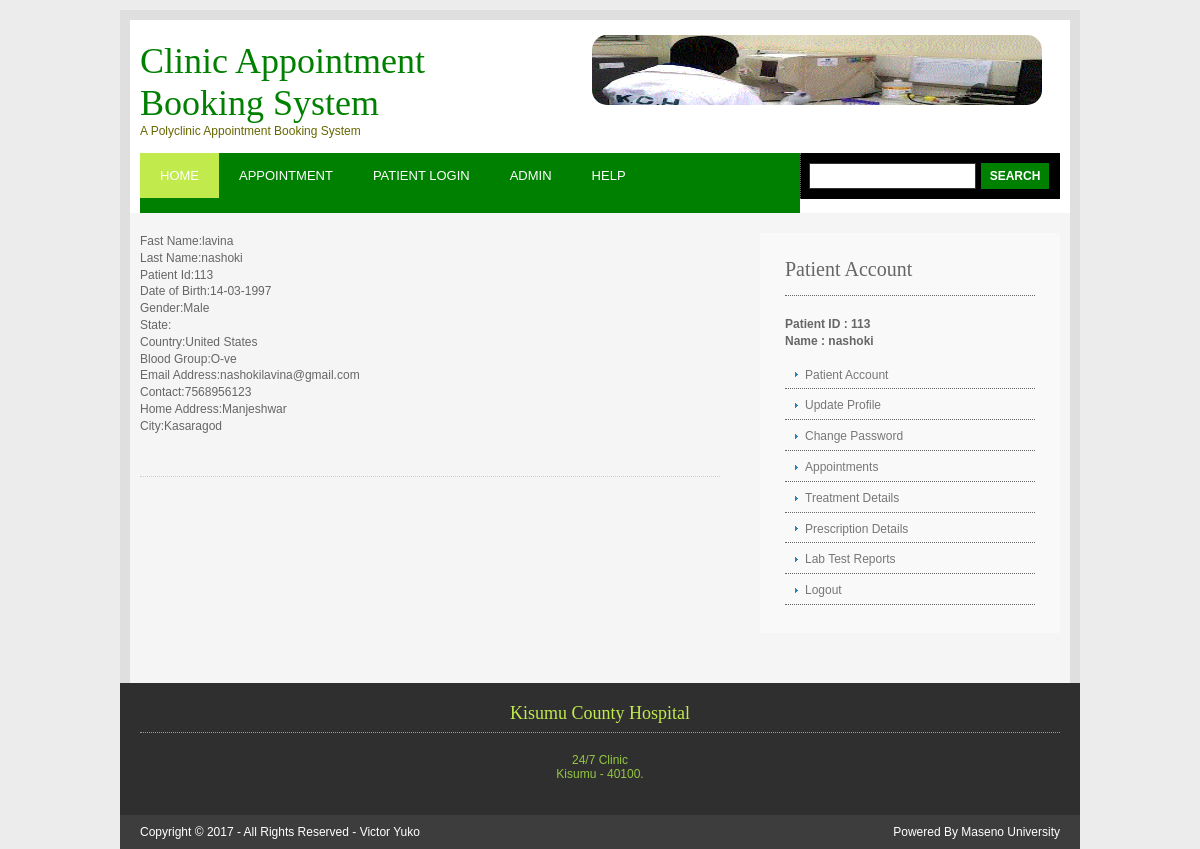
/patientaccount.php (signed in), run on the app's committed database.
### tables this page shows
CREATE TABLE IF NOT EXISTS `patient` (
  `patid` bigint(4) NOT NULL AUTO_INCREMENT,
  `patfname` varchar(25) NOT NULL,
  `patlname` varchar(25) NOT NULL,
  `password` varchar(25) NOT NULL,
  `dob` date NOT NULL,
  `gender` varchar(10) NOT NULL,
  `emailid` varchar(50) NOT NULL,
  `contactno` varchar(25) NOT NULL,
  `address` varchar(100) NOT NULL,
  `city` varchar(50) NOT NULL,
  `state` varchar(50) NOT NULL,
  `country` varchar(50) NOT NULL,
  `bloodgroup` varchar(25) NOT NULL,
  `status` varchar(25) NOT NULL,
  PRIMARY KEY (`patid`),
  UNIQUE KEY `emailid` (`emailid`),
  UNIQUE KEY `contactno` (`contactno`)
);

### patientaccount.php (the view, shortened to what this page needs)
<?php
include("header.php");
include("validation/header.php");
include("functions/patient.php");
?>
<?php include("menu.php");
?>
<div id="container">
  <div class="wrapper">
    <div id="content">
 <?php
 $resultpatientrec = $con->query("SELECT * FROM patient WHERE patid ='$_SESSION[patid]'");
while($row = mysqli_fetch_array($resultpatientrec))
  {
 echo "Fast Name:".$fname = $row["patfname"]."<br>";
 echo "Last Name:".$lname = $row["patlname"]."<br>";
 echo "Patient Id:".$patid= $row["patid"]."<br>";
 echo "Date of Birth:".$dob = date("d-m-Y", strtotime($row["dob"])). "<br>";
 echo "Gender:".$gender = $row["gender"]."<br>";
  echo "State:".$County = $row["county"]."<br>";
  echo "Country:".$country = $row["country"]."<br>";
  echo "Blood Group:".$bloodgroup = $row["bloodgroup"]."<br>";
 echo "Email Address:".$emailid = $row["emailid"]."<br>";
 echo "Contact:".$contactno = $row["contactno"]."<br>";
 echo "Home Address:".$address = $row["address"]."<br>";
 echo "City:".$city = $row["city"]."<br>";
 echo $status = $row["status"]."<br>";
  }
  ?>
<h2>&nbsp;</h2>
    </div>
    <?php include("sidemenupatient.php"); ?>
    <br class="clear" />
  </div>
</div>
<?php
include("footer.php");
?>
<?php
include("copyright.php");
?>

### header.php (shortened to what this page needs)
<!DOCTYPE html PUBLIC "-//W3C//DTD XHTML 1.0 Transitional//EN" "http://www.w3.org/TR/xhtml1/DTD/xhtml1-transitional.dtd">
<html xmlns="http://www.w3.org/1999/xhtml" xml:lang="EN" lang="EN" dir="ltr">
<head profile="http://gmpg.org/xfn/11">
<link rel="stylesheet" href="styles/layout.css" type="text/css" />
</head>
<body id="top">
<div id="header">
  <div class="wrapper">
    <div class="fl_left">
      <h1><a href="index.php" >Clinic Appointment Booking System</a></h1>
      <p>A Polyclinic Appointment Booking System</p>
    </div>
    <div class="fl_right"> <img src="images/fsp.gif" alt="" style="height:70px;width:450px;border-radius:15px;float:left"/> </div>
    <br class="clear" />
  </div>
</div>

### validation/header.php (shortened to what this page needs)
<link rel="stylesheet" href="validation/css/validationEngine.jquery.css" type="text/css"/>
<link rel="stylesheet" href="validation/css/template.css" type="text/css"/>

### menu.php (shortened to what this page needs)
<div id="topbar">
  <div class="wrapper">
    <div id="topnav">
      <ul>
        <li class="active"><a href="index.php">HOME</a></li>
        <li><a href="appointment.php">APPOINTMENT</a></li>
        <li><a href="makeappoint.php">PATIENT LOGIN</a></li>
		<li><a href="adminaccount.php">ADMIN</a></li>
        <li><a href="help.php">HELP</a></li>
         <li><a href="#"></a></li>
        <li><a href="#"></a></li>
        <li><a href="#"></a></li>
        <li><a href="#"></a></li>
         <li><a href="#"></a></li>
       <li><a href="#"></a></li>
      </ul>
    </div>
    <div id="search">
      <form action="http://www.google.co.in" id="cse-search-box">
        <fieldset>
          <input  name="q" size="20"  type="text" />
          <input type="submit" name="go" id="go" value="Search" />
        </fieldset>
      </form>
    </div>
    <br class="clear" />
  </div>
</div>

### sidemenupatient.php
<?php
if(isset($_SESSION["patid"]))
{
?>
<div id="column">
      <div class="subnav">
        <h2>Patient Account </h2>
        <p><strong>Patient ID : <?php echo $_SESSION["patid"]; ?><br />
        Name : <?php echo $_SESSION["patname"]; ?></strong></p>
        <ul>
          <li><a href="patientaccount.php">Patient Account</a></li>
          <li><a href="profile.php">Update Profile</a></li>
          <li><a href="changepass.php">Change Password</a></li>
          <li><a href="appointmenttaken.php">Appointments</a> </li>
          <li><a href="pattreatment.php">Treatment Details</a></li>
		  <Li><a href="prescriptiondetails.php" >Prescription Details</a></li>
          <li><a href="patreports.php">Lab Test Reports</a></li>
          <li><a href="logout.php">Logout</a></li>
        </ul>
      </div>
    </div>
<?php
}
?>

### footer.php (shortened to what this page needs)
<div id="footer">
  <div class="wrapper">
    <h2><font color="#c1ea4d" size="4"><p align="center">Kisumu County Hospital</p></font></h2>
      <p align="center"><font color="#94c742">24/7 Clinic<br /> Kisumu - 40100.</font></p>
    <br class="clear" />
  </div>
</div>

### copyright.php (shortened to what this page needs)
<div id="copyright">
  <div class="wrapper">
      <p class="fl_left">Copyright &copy; <span id="year"></span> - All Rights Reserved - <a href="#">Victor Yuko</a></p>
      <p class="fl_right">Powered By Maseno University</p>
    <br class="clear" />
  </div>
</div>
</body>
</html>

### styles/layout.css (style rules this page uses)
body { margin:0; padding:10px 0 0 0; font-size:12px; font-family:verdana, Arial, Helvetica, sans-serif; color:#FFFFFF; background-color:#008000; }
img { border:0; display:block; padding:0; margin:0; }
a { outline:none; text-decoration:none; }
.fl_left { float:left; }
.fl_right { float:right; }
h1, h2, h3, h4, h5, h6 { margin:0 0 20px 0; padding:0 0 8px 0; font-size:20px; font-weight:normal; font-family:Georgia, "Times New Roman", Times, serif; border-bottom:1px dotted #DDDDDD; }
#header, #topbar, #featured_slide, #homecontent, #breadcrumb, #container, #footer, #copyright { margin:0 auto 0; display:block; width:960px; }
.wrapper { display:block; width:920px; padding:15px 10px; color:#666600; background-color:#FFFFFF; border-left:10px solid #DFDFDF; border-right:10px solid #DFDFDF; }
#header .wrapper { border-top:10px solid #DFDFDF; }
#header h1, #header p { margin:0; padding:0; }
#header .fl_left { display:block; float:left; width:400px; margin:5px 0 0 0; }
#header .fl_right { display:block; float:right; width:468px; }
#header h1 { margin:0; font-size:36px; border:none; }
#header h1 a { color:#008000; background-color:#FFFFFF; }
#topbar .wrapper { padding:0 10px; }
#topbar #search { display:block; float:right; width:251px; height:36px; margin:0; padding:10px 0 0 8px; color:#FFFFFF; background-color:#000000; border-left:1px dotted #666666; overflow:hidden; }
#container .wrapper { padding:20px 10px; line-height:1.4em; color:#666666; background-color:#F5F5F5; }
#container a { color:#008000; background-color:#F5F5F5; }
#container h1, #container h2, #container h3, #container h4, #container h5, #container h6 { padding-bottom:8px; border-bottom:1px dotted #CCCCCC; }
#content { display:block; float:left; width:580px; }
#column { display:block; float:right; width:300px; }
#footer .wrapper { padding:20px; border:none; color:#98989A; background-color:#2F2F2F; }
#footer h2 { padding-bottom:8px; border-bottom:1px dotted #999999; }
#footer p, #footer ul, #footer a { margin:0; padding:0; font-weight:normal; list-style:none; line-height:normal; }
#copyright .wrapper { padding:10px 20px; border:none; }
#copyright p { margin:0; padding:0; }
#copyright .wrapper, #copyright a { color:#FFFFFF; background-color:#3D3D3D; }

### styles/navi.css (style rules this page uses)
#topnav { display:block; float:left; width:660px; margin:0; padding:0; list-style:none; font-size:13px; font-weight:normal; font-family:Verdana, Arial, Helvetica, sans-serif; color:#FFFFFF; background-color:#008000; }
#topnav ul, #topnav li { float:left; list-style:none; margin:0; padding:0; }
#topnav li a:link, #topnav li a:visited, #topnav li a:hover { display:block; margin:0; padding:15px 20px; color:#FFFFFF; background-color:#008000; }
#topnav li a:hover, #topnav ul li.active a { color:#FFFFFF; background-color:#c1ea4d; }
#column .subnav { display:block; width:250px; padding:25px; background-color:#F9F9F9; margin-bottom:30px; }
#column .subnav h2 { margin:0 0 20px 0; padding:0 0 14px 0; font-size:20px; font-weight:normal; font-family:Georgia, "Times New Roman", Times, serif; color:#666666; background-color:#F9F9F9; line-height:normal; border-bottom:1px dotted #666666; }
#column .subnav ul { margin:0; padding:0; list-style:none; }
#column .subnav li { margin:0 0 3px 0; padding:0; }
#column .subnav a { display:block; margin:0; padding:5px 10px 5px 20px; color:#777777; background:url("../images/blue_file.gif") no-repeat 10px center #F9F9F9; text-decoration:none; border-bottom:1px dotted #666666; }

### styles/forms.css (style rules this page uses)
form, fieldset, legend { margin:0; padding:0; border:none; }
#topbar input { display:block; float:left; width:155px; margin:0 5px 0 0; padding:5px; color:#FF0000; background-color:#FFFFFF; border:1px solid #343434; font-family:Verdana, Arial, Helvetica, sans-serif; font-size:12px; }
#topbar input#go { width:68px; height:26px; margin:0; padding:4px 0; text-transform:uppercase; color:#FFFFFF; background-color:#008000; border-color:#008000; cursor:pointer; font-weight:bold; }

### validation/css/template.css (style rules this page uses)
body { background: #ececec; }

### data on the page
patient: patfname "lavina", patlname "nashoki", patid "113", dob "14-03-1997", gender "Male", country "United States", bloodgroup "O-ve", emailid "nashokilavina@gmail.com", contactno "7568956123", address "Manjeshwar", city "Kasaragod"

### other printed values
$_SESSION["patid"] "113"
$_SESSION["patname"] "nashoki"
